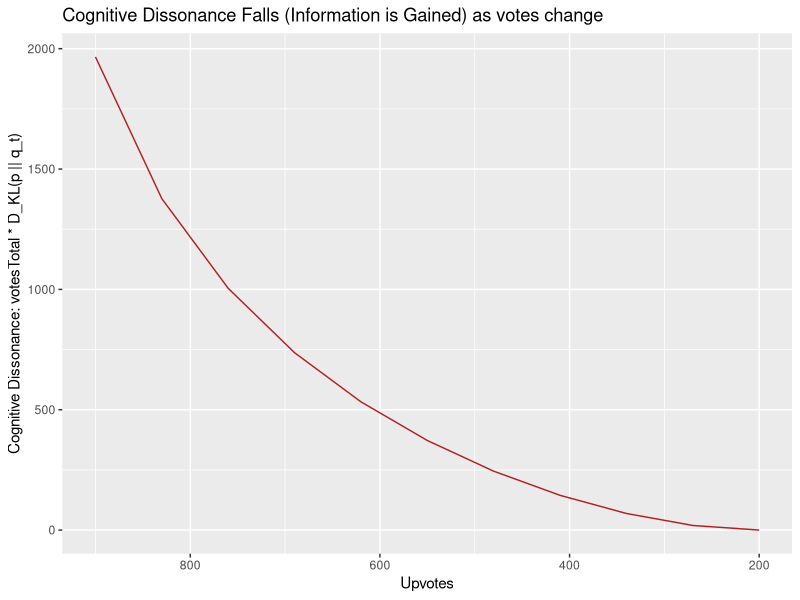

Reproduce this figure in R.
## ---- chunk 1

lg = function(n) {
  return(log(n,2))
}

cross_entropy = function(p,q) {
  if (p == 0) {
    return (-lg(1-q))
  }
  if (p == 1) {
    return (-lg(q))
  }
  return (- p * lg(q) - (1-p) * lg(1-q))
  
}

dkl = function(p, q) {
  return (cross_entropy(p,q) - cross_entropy(p,p))
}

library(dplyr)
library(tidyr)
library(ggplot2)

library(knitr)

p = 0.2
q0 = 0.9
votesTotal = 1000
steps = 10
voteRate = votesTotal / steps
step = 0:steps
attentionTotal=10000
deltaAttention = attentionTotal/steps
voteChangeRate = votesTotal*(p-q0)/attentionTotal
upvotes = votesTotal*q0 + step*deltaAttention * voteChangeRate
q = upvotes/votesTotal
dissonance = votesTotal * dkl(p,q)
value = dissonance[1:steps] - c(dissonance[2:steps],c(0))
totalDissonance = dissonance[1]

#df = data.frame(weightedImpressions=step*deltaAttention, q_t=q, upvotes=upvotes, dissonance=dissonance,informationValue=c(NA,value))
df = data.frame(q_t=q, upvotes=upvotes,dkl=dkl(p,q), dissonance=dissonance,informationValue=c(NA,value))

knitr::kable(df, format="markdown")

## ---- chunk 2

plot = ggplot() +
  geom_line(aes(x = upvotes, y = dissonance), color = "firebrick") +
  labs(
    title = "Cognitive Dissonance Falls (Information is Gained) as votes change",
    x = "Upvotes",
    y = "Cognitive Dissonance: votesTotal * D_KL(p || q_t)",
  ) 


if(p < q0) { plot = plot + scale_x_reverse() }
plot


